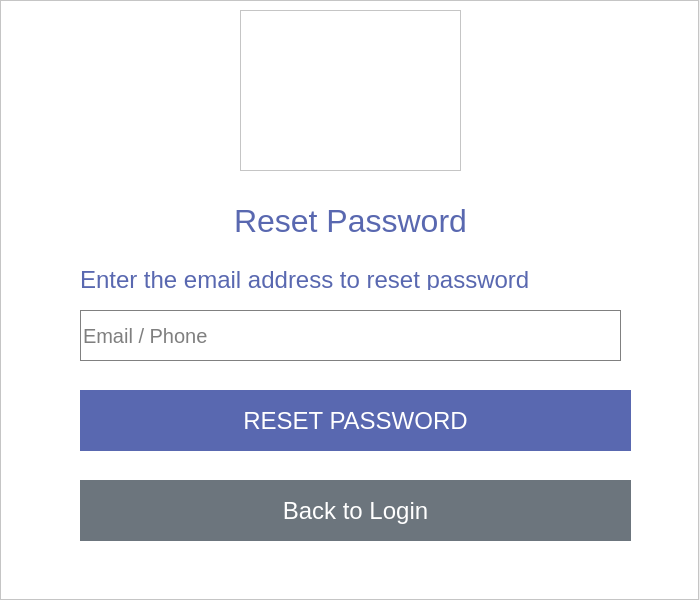
<?xml version="1.0" encoding="UTF-8"?>
<ui version="4.0">
 <class>resetWidget</class>
 <widget class="QWidget" name="resetWidget">
  <property name="geometry">
   <rect>
    <x>0</x>
    <y>0</y>
    <width>700</width>
    <height>600</height>
   </rect>
  </property>
  <property name="maximumSize">
   <size>
    <width>700</width>
    <height>600</height>
   </size>
  </property>
  <property name="windowTitle">
   <string>Tafa Player Reset Password</string>
  </property>
  <widget class="QFrame" name="frame_2">
   <property name="geometry">
    <rect>
     <x>0</x>
     <y>0</y>
     <width>699</width>
     <height>600</height>
    </rect>
   </property>
   <property name="maximumSize">
    <size>
     <width>700</width>
     <height>600</height>
    </size>
   </property>
   <property name="palette">
    <palette>
     <active>
      <colorrole role="WindowText">
       <brush brushstyle="SolidPattern">
        <color alpha="255">
         <red>255</red>
         <green>255</green>
         <blue>255</blue>
        </color>
       </brush>
      </colorrole>
      <colorrole role="Button">
       <brush brushstyle="SolidPattern">
        <color alpha="255">
         <red>255</red>
         <green>255</green>
         <blue>255</blue>
        </color>
       </brush>
      </colorrole>
      <colorrole role="Light">
       <brush brushstyle="SolidPattern">
        <color alpha="255">
         <red>7</red>
         <green>7</green>
         <blue>7</blue>
        </color>
       </brush>
      </colorrole>
      <colorrole role="Midlight">
       <brush brushstyle="SolidPattern">
        <color alpha="255">
         <red>6</red>
         <green>6</green>
         <blue>6</blue>
        </color>
       </brush>
      </colorrole>
      <colorrole role="Dark">
       <brush brushstyle="SolidPattern">
        <color alpha="255">
         <red>2</red>
         <green>2</green>
         <blue>2</blue>
        </color>
       </brush>
      </colorrole>
      <colorrole role="Mid">
       <brush brushstyle="SolidPattern">
        <color alpha="255">
         <red>3</red>
         <green>3</green>
         <blue>3</blue>
        </color>
       </brush>
      </colorrole>
      <colorrole role="Text">
       <brush brushstyle="SolidPattern">
        <color alpha="255">
         <red>255</red>
         <green>255</green>
         <blue>255</blue>
        </color>
       </brush>
      </colorrole>
      <colorrole role="BrightText">
       <brush brushstyle="SolidPattern">
        <color alpha="255">
         <red>255</red>
         <green>255</green>
         <blue>255</blue>
        </color>
       </brush>
      </colorrole>
      <colorrole role="ButtonText">
       <brush brushstyle="SolidPattern">
        <color alpha="255">
         <red>255</red>
         <green>255</green>
         <blue>255</blue>
        </color>
       </brush>
      </colorrole>
      <colorrole role="Base">
       <brush brushstyle="SolidPattern">
        <color alpha="255">
         <red>255</red>
         <green>255</green>
         <blue>255</blue>
        </color>
       </brush>
      </colorrole>
      <colorrole role="Window">
       <brush brushstyle="SolidPattern">
        <color alpha="255">
         <red>255</red>
         <green>255</green>
         <blue>255</blue>
        </color>
       </brush>
      </colorrole>
      <colorrole role="Shadow">
       <brush brushstyle="SolidPattern">
        <color alpha="255">
         <red>0</red>
         <green>0</green>
         <blue>0</blue>
        </color>
       </brush>
      </colorrole>
      <colorrole role="AlternateBase">
       <brush brushstyle="SolidPattern">
        <color alpha="255">
         <red>2</red>
         <green>2</green>
         <blue>2</blue>
        </color>
       </brush>
      </colorrole>
      <colorrole role="ToolTipBase">
       <brush brushstyle="SolidPattern">
        <color alpha="255">
         <red>255</red>
         <green>255</green>
         <blue>220</blue>
        </color>
       </brush>
      </colorrole>
      <colorrole role="ToolTipText">
       <brush brushstyle="SolidPattern">
        <color alpha="255">
         <red>0</red>
         <green>0</green>
         <blue>0</blue>
        </color>
       </brush>
      </colorrole>
     </active>
     <inactive>
      <colorrole role="WindowText">
       <brush brushstyle="SolidPattern">
        <color alpha="255">
         <red>255</red>
         <green>255</green>
         <blue>255</blue>
        </color>
       </brush>
      </colorrole>
      <colorrole role="Button">
       <brush brushstyle="SolidPattern">
        <color alpha="255">
         <red>255</red>
         <green>255</green>
         <blue>255</blue>
        </color>
       </brush>
      </colorrole>
      <colorrole role="Light">
       <brush brushstyle="SolidPattern">
        <color alpha="255">
         <red>7</red>
         <green>7</green>
         <blue>7</blue>
        </color>
       </brush>
      </colorrole>
      <colorrole role="Midlight">
       <brush brushstyle="SolidPattern">
        <color alpha="255">
         <red>6</red>
         <green>6</green>
         <blue>6</blue>
        </color>
       </brush>
      </colorrole>
      <colorrole role="Dark">
       <brush brushstyle="SolidPattern">
        <color alpha="255">
         <red>2</red>
         <green>2</green>
         <blue>2</blue>
        </color>
       </brush>
      </colorrole>
      <colorrole role="Mid">
       <brush brushstyle="SolidPattern">
        <color alpha="255">
         <red>3</red>
         <green>3</green>
         <blue>3</blue>
        </color>
       </brush>
      </colorrole>
      <colorrole role="Text">
       <brush brushstyle="SolidPattern">
        <color alpha="255">
         <red>255</red>
         <green>255</green>
         <blue>255</blue>
        </color>
       </brush>
      </colorrole>
      <colorrole role="BrightText">
       <brush brushstyle="SolidPattern">
        <color alpha="255">
         <red>255</red>
         <green>255</green>
         <blue>255</blue>
        </color>
       </brush>
      </colorrole>
      <colorrole role="ButtonText">
       <brush brushstyle="SolidPattern">
        <color alpha="255">
         <red>255</red>
         <green>255</green>
         <blue>255</blue>
        </color>
       </brush>
      </colorrole>
      <colorrole role="Base">
       <brush brushstyle="SolidPattern">
        <color alpha="255">
         <red>255</red>
         <green>255</green>
         <blue>255</blue>
        </color>
       </brush>
      </colorrole>
      <colorrole role="Window">
       <brush brushstyle="SolidPattern">
        <color alpha="255">
         <red>255</red>
         <green>255</green>
         <blue>255</blue>
        </color>
       </brush>
      </colorrole>
      <colorrole role="Shadow">
       <brush brushstyle="SolidPattern">
        <color alpha="255">
         <red>0</red>
         <green>0</green>
         <blue>0</blue>
        </color>
       </brush>
      </colorrole>
      <colorrole role="AlternateBase">
       <brush brushstyle="SolidPattern">
        <color alpha="255">
         <red>2</red>
         <green>2</green>
         <blue>2</blue>
        </color>
       </brush>
      </colorrole>
      <colorrole role="ToolTipBase">
       <brush brushstyle="SolidPattern">
        <color alpha="255">
         <red>255</red>
         <green>255</green>
         <blue>220</blue>
        </color>
       </brush>
      </colorrole>
      <colorrole role="ToolTipText">
       <brush brushstyle="SolidPattern">
        <color alpha="255">
         <red>0</red>
         <green>0</green>
         <blue>0</blue>
        </color>
       </brush>
      </colorrole>
     </inactive>
     <disabled>
      <colorrole role="WindowText">
       <brush brushstyle="SolidPattern">
        <color alpha="255">
         <red>2</red>
         <green>2</green>
         <blue>2</blue>
        </color>
       </brush>
      </colorrole>
      <colorrole role="Button">
       <brush brushstyle="SolidPattern">
        <color alpha="255">
         <red>255</red>
         <green>255</green>
         <blue>255</blue>
        </color>
       </brush>
      </colorrole>
      <colorrole role="Light">
       <brush brushstyle="SolidPattern">
        <color alpha="255">
         <red>7</red>
         <green>7</green>
         <blue>7</blue>
        </color>
       </brush>
      </colorrole>
      <colorrole role="Midlight">
       <brush brushstyle="SolidPattern">
        <color alpha="255">
         <red>6</red>
         <green>6</green>
         <blue>6</blue>
        </color>
       </brush>
      </colorrole>
      <colorrole role="Dark">
       <brush brushstyle="SolidPattern">
        <color alpha="255">
         <red>2</red>
         <green>2</green>
         <blue>2</blue>
        </color>
       </brush>
      </colorrole>
      <colorrole role="Mid">
       <brush brushstyle="SolidPattern">
        <color alpha="255">
         <red>3</red>
         <green>3</green>
         <blue>3</blue>
        </color>
       </brush>
      </colorrole>
      <colorrole role="Text">
       <brush brushstyle="SolidPattern">
        <color alpha="255">
         <red>2</red>
         <green>2</green>
         <blue>2</blue>
        </color>
       </brush>
      </colorrole>
      <colorrole role="BrightText">
       <brush brushstyle="SolidPattern">
        <color alpha="255">
         <red>255</red>
         <green>255</green>
         <blue>255</blue>
        </color>
       </brush>
      </colorrole>
      <colorrole role="ButtonText">
       <brush brushstyle="SolidPattern">
        <color alpha="255">
         <red>2</red>
         <green>2</green>
         <blue>2</blue>
        </color>
       </brush>
      </colorrole>
      <colorrole role="Base">
       <brush brushstyle="SolidPattern">
        <color alpha="255">
         <red>255</red>
         <green>255</green>
         <blue>255</blue>
        </color>
       </brush>
      </colorrole>
      <colorrole role="Window">
       <brush brushstyle="SolidPattern">
        <color alpha="255">
         <red>255</red>
         <green>255</green>
         <blue>255</blue>
        </color>
       </brush>
      </colorrole>
      <colorrole role="Shadow">
       <brush brushstyle="SolidPattern">
        <color alpha="255">
         <red>0</red>
         <green>0</green>
         <blue>0</blue>
        </color>
       </brush>
      </colorrole>
      <colorrole role="AlternateBase">
       <brush brushstyle="SolidPattern">
        <color alpha="255">
         <red>5</red>
         <green>5</green>
         <blue>5</blue>
        </color>
       </brush>
      </colorrole>
      <colorrole role="ToolTipBase">
       <brush brushstyle="SolidPattern">
        <color alpha="255">
         <red>255</red>
         <green>255</green>
         <blue>220</blue>
        </color>
       </brush>
      </colorrole>
      <colorrole role="ToolTipText">
       <brush brushstyle="SolidPattern">
        <color alpha="255">
         <red>0</red>
         <green>0</green>
         <blue>0</blue>
        </color>
       </brush>
      </colorrole>
     </disabled>
    </palette>
   </property>
   <property name="styleSheet">
    <string notr="true">background: white;</string>
   </property>
   <property name="frameShape">
    <enum>QFrame::StyledPanel</enum>
   </property>
   <property name="frameShadow">
    <enum>QFrame::Raised</enum>
   </property>
   <widget class="QLabel" name="label">
    <property name="geometry">
     <rect>
      <x>10</x>
      <y>180</y>
      <width>681</width>
      <height>81</height>
     </rect>
    </property>
    <property name="font">
     <font>
      <family>Microsoft Sans Serif</family>
      <pointsize>24</pointsize>
      <weight>50</weight>
      <italic>false</italic>
      <bold>false</bold>
     </font>
    </property>
    <property name="styleSheet">
     <string notr="true">color: #5968B0;</string>
    </property>
    <property name="text">
     <string>Reset Password</string>
    </property>
    <property name="alignment">
     <set>Qt::AlignCenter</set>
    </property>
   </widget>
   <widget class="QLineEdit" name="emailEdit">
    <property name="geometry">
     <rect>
      <x>80</x>
      <y>310</y>
      <width>541</width>
      <height>51</height>
     </rect>
    </property>
    <property name="palette">
     <palette>
      <active>
       <colorrole role="WindowText">
        <brush brushstyle="SolidPattern">
         <color alpha="255">
          <red>0</red>
          <green>0</green>
          <blue>0</blue>
         </color>
        </brush>
       </colorrole>
       <colorrole role="Button">
        <brush brushstyle="SolidPattern">
         <color alpha="255">
          <red>255</red>
          <green>255</green>
          <blue>255</blue>
         </color>
        </brush>
       </colorrole>
       <colorrole role="Text">
        <brush brushstyle="SolidPattern">
         <color alpha="255">
          <red>0</red>
          <green>0</green>
          <blue>0</blue>
         </color>
        </brush>
       </colorrole>
       <colorrole role="ButtonText">
        <brush brushstyle="SolidPattern">
         <color alpha="255">
          <red>0</red>
          <green>0</green>
          <blue>0</blue>
         </color>
        </brush>
       </colorrole>
       <colorrole role="Base">
        <brush brushstyle="SolidPattern">
         <color alpha="255">
          <red>255</red>
          <green>255</green>
          <blue>255</blue>
         </color>
        </brush>
       </colorrole>
       <colorrole role="Window">
        <brush brushstyle="SolidPattern">
         <color alpha="255">
          <red>255</red>
          <green>255</green>
          <blue>255</blue>
         </color>
        </brush>
       </colorrole>
      </active>
      <inactive>
       <colorrole role="WindowText">
        <brush brushstyle="SolidPattern">
         <color alpha="255">
          <red>0</red>
          <green>0</green>
          <blue>0</blue>
         </color>
        </brush>
       </colorrole>
       <colorrole role="Button">
        <brush brushstyle="SolidPattern">
         <color alpha="255">
          <red>255</red>
          <green>255</green>
          <blue>255</blue>
         </color>
        </brush>
       </colorrole>
       <colorrole role="Text">
        <brush brushstyle="SolidPattern">
         <color alpha="255">
          <red>0</red>
          <green>0</green>
          <blue>0</blue>
         </color>
        </brush>
       </colorrole>
       <colorrole role="ButtonText">
        <brush brushstyle="SolidPattern">
         <color alpha="255">
          <red>0</red>
          <green>0</green>
          <blue>0</blue>
         </color>
        </brush>
       </colorrole>
       <colorrole role="Base">
        <brush brushstyle="SolidPattern">
         <color alpha="255">
          <red>255</red>
          <green>255</green>
          <blue>255</blue>
         </color>
        </brush>
       </colorrole>
       <colorrole role="Window">
        <brush brushstyle="SolidPattern">
         <color alpha="255">
          <red>255</red>
          <green>255</green>
          <blue>255</blue>
         </color>
        </brush>
       </colorrole>
      </inactive>
      <disabled>
       <colorrole role="WindowText">
        <brush brushstyle="SolidPattern">
         <color alpha="255">
          <red>0</red>
          <green>0</green>
          <blue>0</blue>
         </color>
        </brush>
       </colorrole>
       <colorrole role="Button">
        <brush brushstyle="SolidPattern">
         <color alpha="255">
          <red>255</red>
          <green>255</green>
          <blue>255</blue>
         </color>
        </brush>
       </colorrole>
       <colorrole role="Text">
        <brush brushstyle="SolidPattern">
         <color alpha="255">
          <red>0</red>
          <green>0</green>
          <blue>0</blue>
         </color>
        </brush>
       </colorrole>
       <colorrole role="ButtonText">
        <brush brushstyle="SolidPattern">
         <color alpha="255">
          <red>0</red>
          <green>0</green>
          <blue>0</blue>
         </color>
        </brush>
       </colorrole>
       <colorrole role="Base">
        <brush brushstyle="SolidPattern">
         <color alpha="255">
          <red>255</red>
          <green>255</green>
          <blue>255</blue>
         </color>
        </brush>
       </colorrole>
       <colorrole role="Window">
        <brush brushstyle="SolidPattern">
         <color alpha="255">
          <red>255</red>
          <green>255</green>
          <blue>255</blue>
         </color>
        </brush>
       </colorrole>
      </disabled>
     </palette>
    </property>
    <property name="font">
     <font>
      <pointsize>15</pointsize>
     </font>
    </property>
    <property name="styleSheet">
     <string notr="true">color: black;
border: 1px solid gray;</string>
    </property>
    <property name="frame">
     <bool>false</bool>
    </property>
    <property name="placeholderText">
     <string>Email / Phone</string>
    </property>
    <property name="clearButtonEnabled">
     <bool>false</bool>
    </property>
   </widget>
   <widget class="QPushButton" name="passworResetButton">
    <property name="geometry">
     <rect>
      <x>80</x>
      <y>390</y>
      <width>551</width>
      <height>61</height>
     </rect>
    </property>
    <property name="font">
     <font>
      <family>Microsoft Sans Serif</family>
      <pointsize>18</pointsize>
     </font>
    </property>
    <property name="cursor">
     <cursorShape>PointingHandCursor</cursorShape>
    </property>
    <property name="styleSheet">
     <string notr="true">background: #5968B0;
color:white;
border: 0px;</string>
    </property>
    <property name="text">
     <string>RESET PASSWORD</string>
    </property>
   </widget>
   <widget class="QPushButton" name="redirectToLoginButton">
    <property name="geometry">
     <rect>
      <x>80</x>
      <y>480</y>
      <width>551</width>
      <height>61</height>
     </rect>
    </property>
    <property name="font">
     <font>
      <family>Microsoft Sans Serif</family>
      <pointsize>18</pointsize>
     </font>
    </property>
    <property name="cursor">
     <cursorShape>PointingHandCursor</cursorShape>
    </property>
    <property name="styleSheet">
     <string notr="true">background: #6c757d;
color: white;
border: 0px;</string>
    </property>
    <property name="text">
     <string>Back to Login</string>
    </property>
   </widget>
   <widget class="QLabel" name="label_2">
    <property name="geometry">
     <rect>
      <x>80</x>
      <y>270</y>
      <width>541</width>
      <height>20</height>
     </rect>
    </property>
    <property name="font">
     <font>
      <family>Microsoft Sans Serif</family>
      <pointsize>18</pointsize>
     </font>
    </property>
    <property name="styleSheet">
     <string notr="true">color: #5968B0;
</string>
    </property>
    <property name="text">
     <string>Enter the email address to reset password</string>
    </property>
   </widget>
   <widget class="QGraphicsView" name="graphicsView">
    <property name="geometry">
     <rect>
      <x>240</x>
      <y>10</y>
      <width>221</width>
      <height>161</height>
     </rect>
    </property>
   </widget>
  </widget>
 </widget>
 <resources>
  <include location="../../../../Downloads/6BEDEN01U9.qrc"/>
 </resources>
 <connections/>
</ui>
